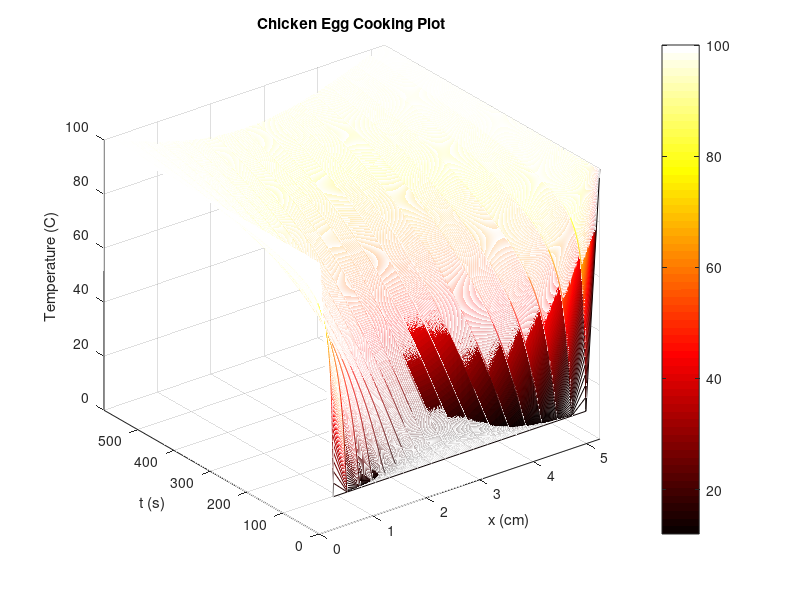

This chart was generated by the following MATLAB code: (Note: this script raises an error after producing the figure.)
%%ME303 Project 2 Part 1 - Jacob Chartrand, Evan Bernat, Jared Elliott,
%%Chris Gosk
clear all
close all
clc

%Assumptions
k = 0.009911; %Average thermal conductivity of egg, W/(C^-1*cm^-1)
D = 5.25; %Egg diameter as average of egg width and height, cm
R = D/2; %x in (0,R), cm
temp_w = 100; %Water temperature
temp_egg = 12; %Inital egg temperature

%Initilization
T = 2000; %t in (0,T)
N = 20; %Space resolution
M = 5000; %Time resolution
dx = D/N; dt = T/M; %Grid spacing
alpha = k*dt/dx^2;

%Node Position
for i = 1:N+1
x(i) = (i-1)*dx;
end

%IC
for i = 1:N+1
%T0(i) = abs(((temp_w - temp_egg)/R)*(x(i)-R)) + temp_egg; I think this is
                                                           %wrong
T0(i) = temp_egg;
end

%Explicit method PDE solving 
for j = 1:M %Time
for i = 2:N %Space
T1(i) = T0(i) + alpha*(T0(i+1)-2*T0(i)+T0(i-1));
end

T1(1) = 100;
T1(N+1) = 100;

T0 = T1;
Temp(j,:) = T1;
end

%% Finish Time Calculation

midpoint = round(N/2); %Midpoint of space resolution

finish_temp = find(Temp(:,midpoint)>80); %Vector containing indices where
                                         %midpoint is above 80C

finish_time = ((finish_temp(1)/M)*T)+10 %Calculates done time

%% Plotting
[X,Y] = meshgrid(0:dx:D,dt:dt:T);
mesh(X,Y,Temp); colormap('hot');
xlim([0 D])
ylim([0 (finish_time+100)])
zlim([0 100])
title('Chicken Egg Cooking Plot')
xlabel('x (cm)')
ylabel('t (s)')
zlabel('Temperature (C)')
colorbar

done_plane = patch([0,0,D,D],[finish_time,finish_time,finish_time,finish_time],[100,0,0,100],'k',"FaceAlpha",'0.5');
view(3);
legend([done_plane],'Done Time' )
